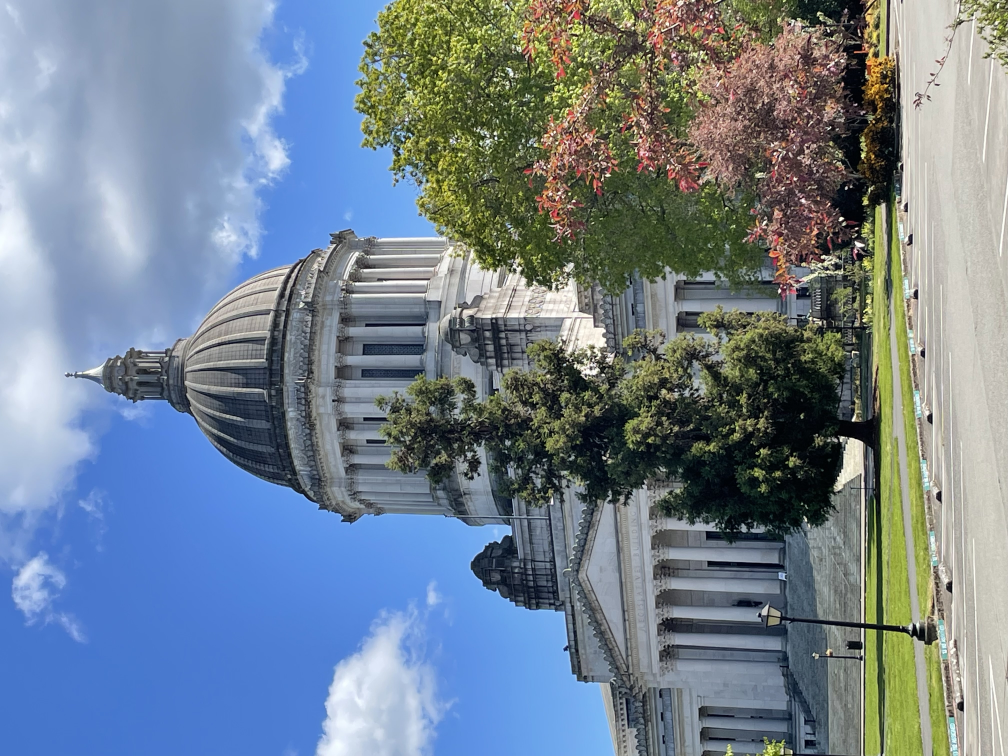
#> input picture imageprocessing/IMG_2471.jpg, 4032 x 3024 px (shown at 1/4 size)
$ python lowpassgit.py
#> lines starting #> are read from the running program, lines starting #| are printed output that depends on the picture; after the words box and inside, x2 and y2 are one past the last pixel; in counts of white or black regions, pixels touching at a corner belong together
from scipy import fftpack
import numpy as np
import imageio
from PIL import Image, ImageDraw
import os

imagenew = Image.open('IMG_2471.jpg')
#> imagenew is the input picture: PIL image 4032x3024 RGB; mean R, G, B 115.2, 130.4, 144.8

#convert image to numpy array
image1 = imagenew.convert('L')
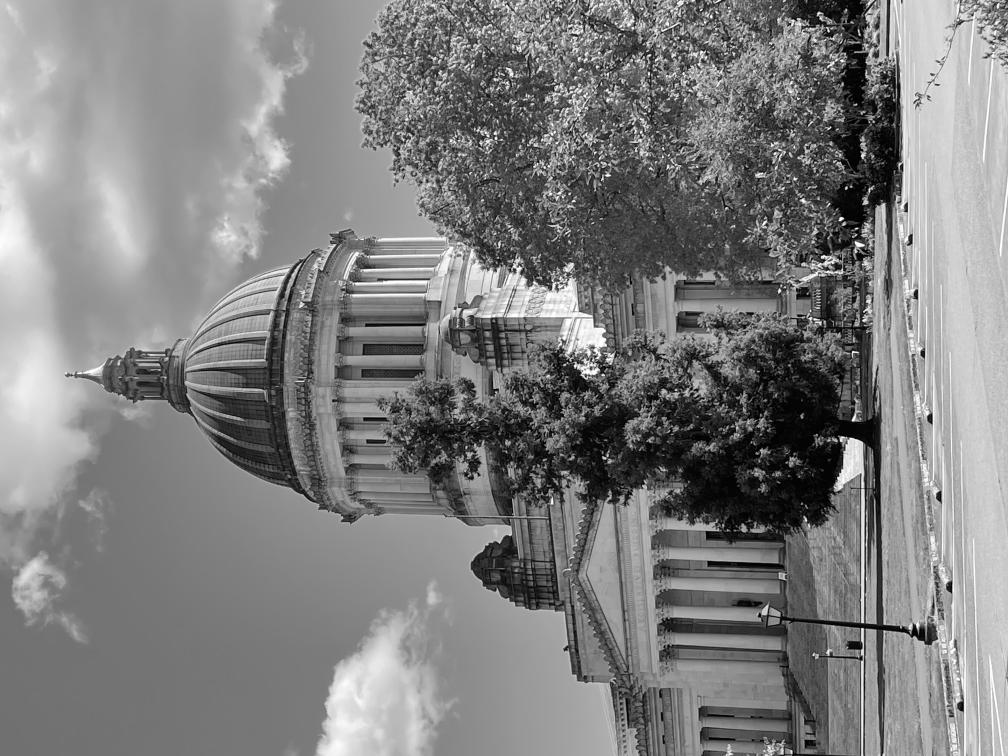
#> image1: PIL image 4032x3024 L (shown at 1/4 size); min 0, max 255, mean 127.5
image1=image1.rotate(270)
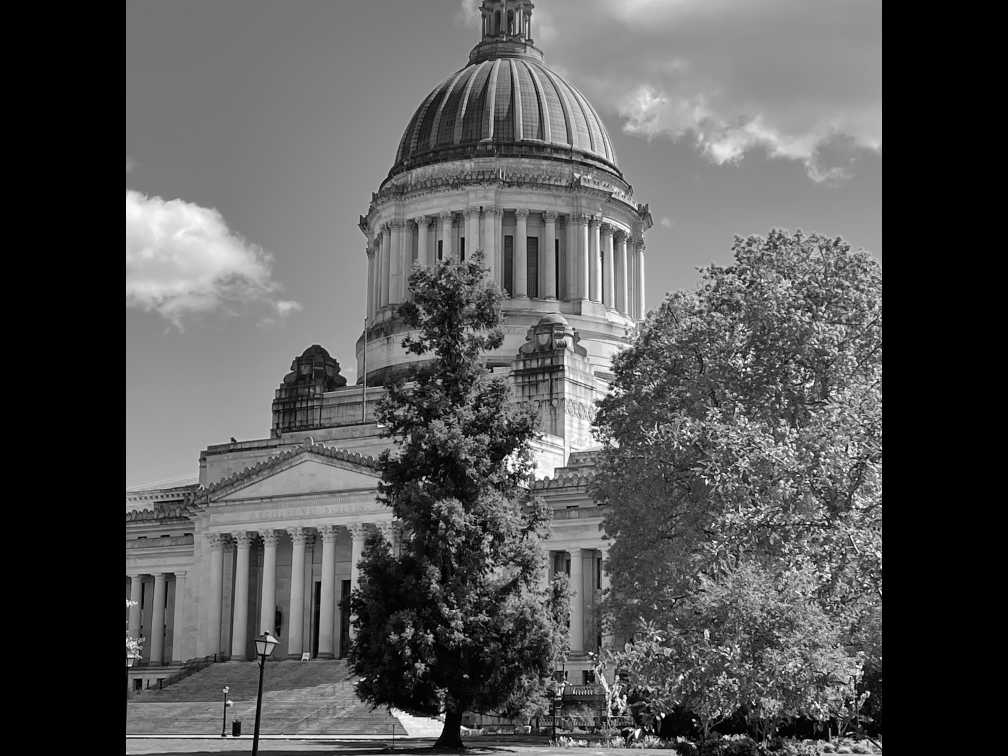
#> image1: PIL image 4032x3024 L (shown at 1/4 size); min 0, max 255, mean 85.3
image1_np=np.array(image1)

#fft of image
fft1 = fftpack.fftshift(fftpack.fft2(image1_np))

#Create a low pass filter image
x,y = image1_np.shape[0],image1_np.shape[1]
#> x = 3024; y = 4032
#size of circle
e_x,e_y=500,500
#create a box
bbox=((x/2)-(e_x/2),(y/2)-(e_y/2),(x/2)+(e_x/2),(y/2)+(e_y/2))
#> bbox = (1262, 1766, 1762, 2266)

low_pass=Image.new("L",(image1_np.shape[0],image1_np.shape[1]),color=0)
#> low_pass: PIL image 3024x4032 L; every value is 0

draw1=ImageDraw.Draw(low_pass)
draw1.ellipse(bbox, fill=1)
#low_pass.show()

low_pass_np=np.array(low_pass)
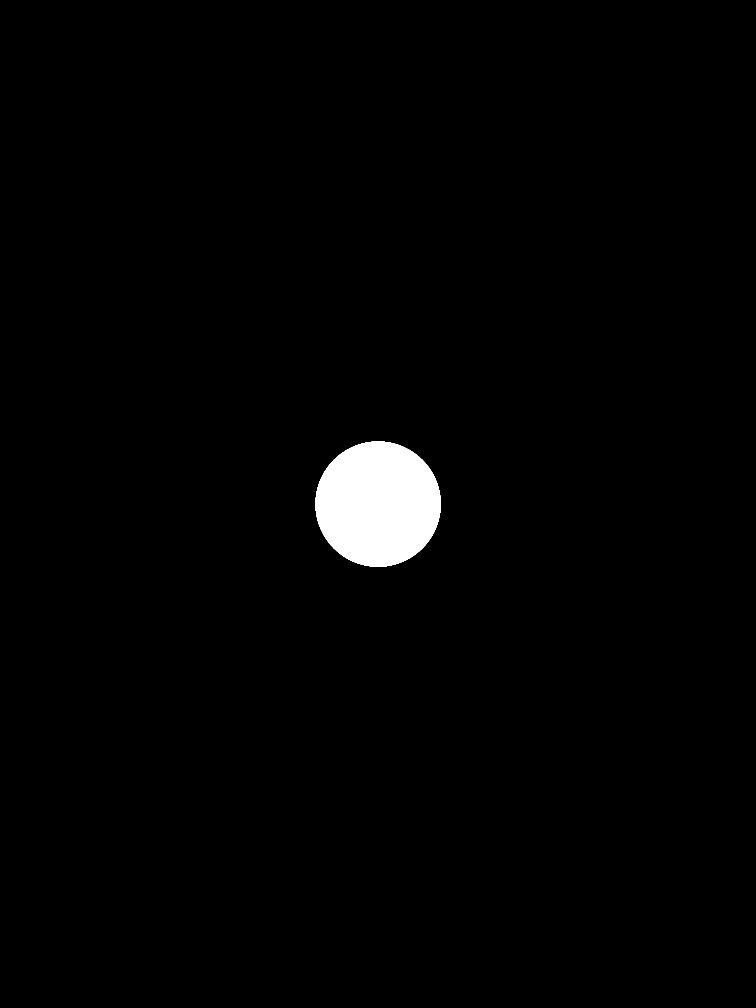
#> low_pass_np: shape (4032, 3024) (shown at 1/4 size); values 0 (black) and 1 (white), 1.6% white; 1 white region, box (x1, y1, x2, y2) and area: (1262, 1766, 1763, 2267) 197045

#Display matrix size of images
print('image', image1_np.shape)
#| image (3024, 4032)
print('FFT',fft1.shape)
#| FFT (3024, 4032)
print('Low Pass',low_pass_np.shape)
#| Low Pass (4032, 3024)

#multiply both the images
filtered=np.multiply(fft1,low_pass_np.transpose())

#inverse fft
ifft2 = np.real(fftpack.ifft2(fftpack.ifftshift(filtered)))
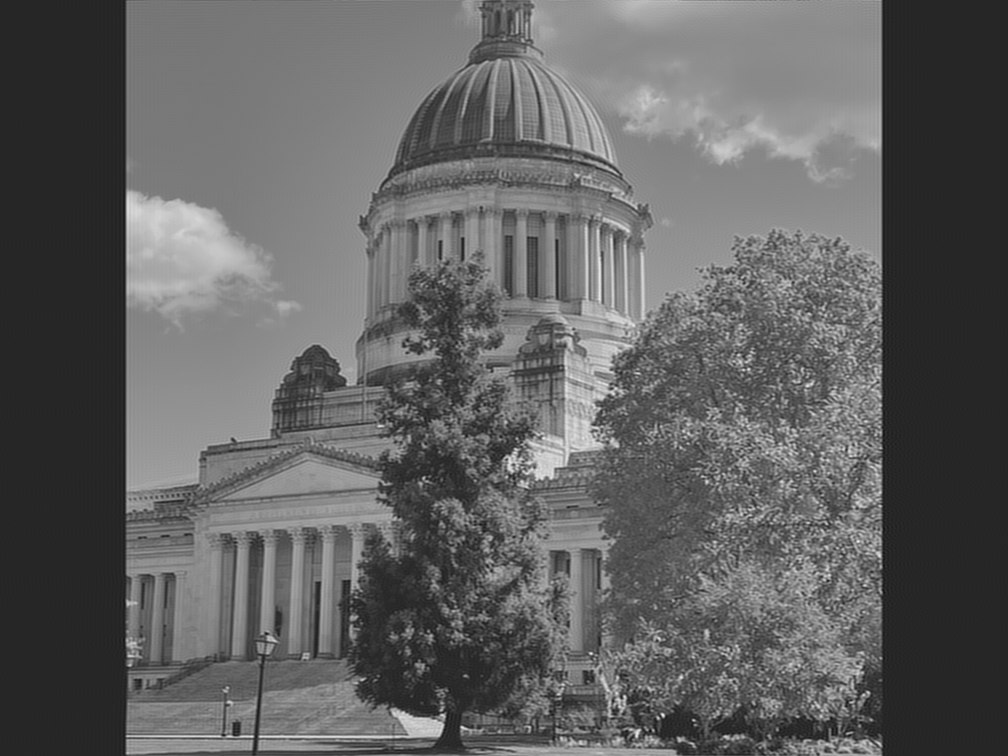
#> ifft2: shape (3024, 4032) float64 (shown at 1/4 size); min -55.61, max 311.7, mean 85.3; drawn with min black and max white
ifft2 = np.maximum(0, np.minimum(ifft2, 255))

#save the image
imageio.imsave('fft-then-ifft.jpg', ifft2.astype(np.uint8))
imagefft=Image.open('fft-then-ifft.jpg')

image1.save('original_gray.jpg')

#display compression
#> (the run stopped early here; a loop or call above may not have finished)
